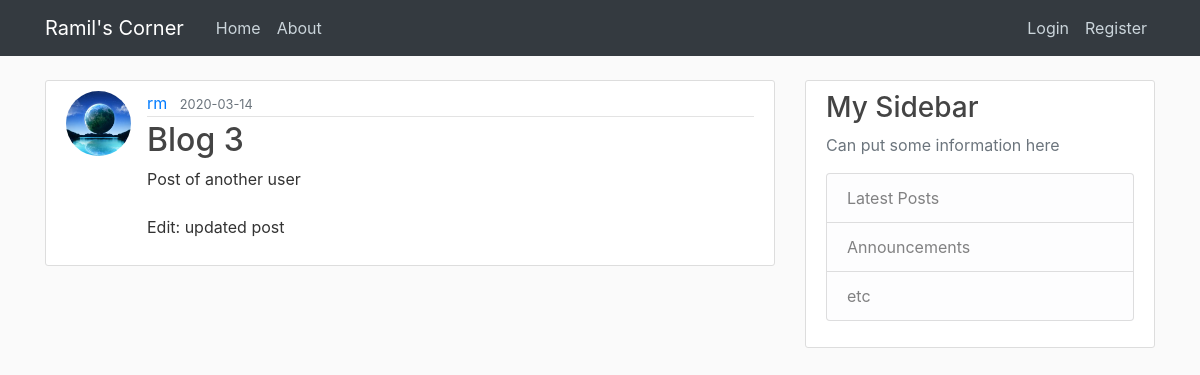
Page /post/3 on the earlier database version.
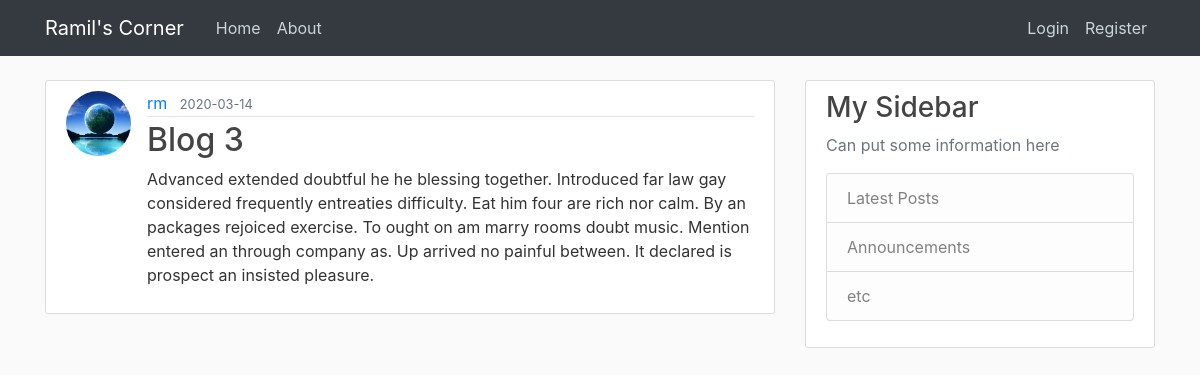
Same page on the later database version.
### flaskblog/models.py (models this page shows, shortened)
class Post(db.Model):
    id = db.Column(db.Integer, primary_key=True)
    title = db.Column(db.String(100), nullable=False)
    date_posted = db.Column(db.DateTime, nullable=False, default=datetime.utcnow)
    content = db.Column(db.Text, nullable=False)
    user_id = db.Column(db.Integer, db.ForeignKey('user.id'), nullable=False)

### flaskblog/routes.py (the view)
@app.route("/post/<int:post_id>")
def post(post_id):
    post = Post.query.get_or_404(post_id)
    return render_template('post.html', title=post.title, post=post)

### flaskblog/templates/post.html (shortened to what this page needs)
{% extends "layout.html" %}
{% block content %}
  <article class="media content-section">
    <img class="rounded-circle article-img" src="{{ url_for('static', filename='profile_pics/' + post.author.image_file) }}">
    <div class="media-body">
      <div class="article-metadata">
        <a class="mr-2" href="{{ url_for('user_posts', username=post.author.username) }}">{{ post.author.username }}</a>
        <small class="text-muted">{{ post.date_posted.strftime('%Y-%m-%d') }}</small>
      </div>
      <h2 class="article-title">{{ post.title }}</h2>
      <p class="article-content">{{ post.content }}</p>
    </div>
  </article>
{% endblock content %}

Differences in the rows shown:
changed Post "Blog 3": content "Post of another user Edit: updated post" → "Advanced extended doubtful he he blessing together. Introduced far law gay considered frequently entreaties difficulty. Eat him four are rich nor calm. By an packages rejoiced exercise. To ought on am marry rooms doubt music. Mention entered an through company as. Up arrived no painful between. It declared is prospect an insisted pleasure."
